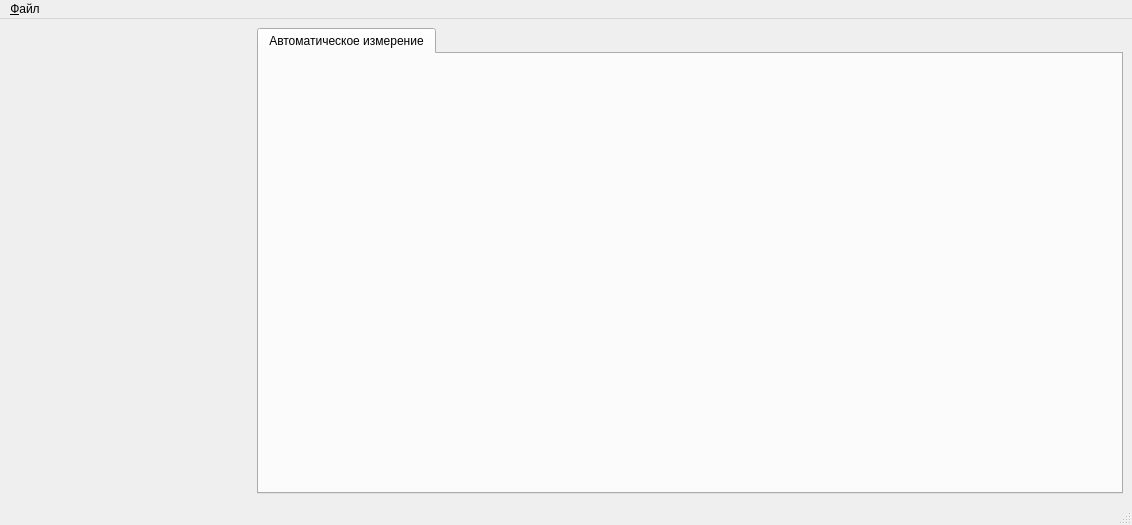
<?xml version="1.0" encoding="UTF-8"?>
<ui version="4.0">
 <class>MainWindow</class>
 <widget class="QMainWindow" name="MainWindow">
  <property name="geometry">
   <rect>
    <x>0</x>
    <y>0</y>
    <width>1132</width>
    <height>525</height>
   </rect>
  </property>
  <property name="windowTitle">
   <string>Измерение параметров умножителей</string>
  </property>
  <widget class="QWidget" name="centralwidget">
   <layout class="QHBoxLayout" name="horizontalLayout" stretch="2,7">
    <item>
     <layout class="QVBoxLayout" name="layInstrs">
      <property name="spacing">
       <number>0</number>
      </property>
      <item>
       <spacer name="verticalSpacer">
        <property name="orientation">
         <enum>Qt::Vertical</enum>
        </property>
        <property name="sizeHint" stdset="0">
         <size>
          <width>20</width>
          <height>40</height>
         </size>
        </property>
       </spacer>
      </item>
     </layout>
    </item>
    <item>
     <widget class="QTabWidget" name="tabWidget">
      <property name="currentIndex">
       <number>0</number>
      </property>
      <widget class="QWidget" name="tabAuto">
       <attribute name="title">
        <string>Автоматическое измерение</string>
       </attribute>
       <layout class="QVBoxLayout" name="verticalLayout">
        <item>
         <widget class="QLabel" name="label">
          <property name="text">
           <string/>
          </property>
          <property name="pixmap">
           <pixmap>../../../1446408876150938651.jpg</pixmap>
          </property>
         </widget>
        </item>
       </layout>
      </widget>
     </widget>
    </item>
   </layout>
  </widget>
  <widget class="QMenuBar" name="menubar">
   <property name="geometry">
    <rect>
     <x>0</x>
     <y>0</y>
     <width>1132</width>
     <height>21</height>
    </rect>
   </property>
   <widget class="QMenu" name="menu">
    <property name="title">
     <string>&amp;Файл</string>
    </property>
    <addaction name="actExit"/>
   </widget>
   <addaction name="menu"/>
  </widget>
  <widget class="QStatusBar" name="statusbar"/>
  <action name="actExit">
   <property name="text">
    <string>Выход</string>
   </property>
   <property name="toolTip">
    <string>Выйти из приложения</string>
   </property>
   <property name="statusTip">
    <string>Выйти из приложения</string>
   </property>
  </action>
 </widget>
 <resources/>
 <connections>
  <connection>
   <sender>actExit</sender>
   <signal>triggered()</signal>
   <receiver>MainWindow</receiver>
   <slot>close()</slot>
   <hints>
    <hint type="sourcelabel">
     <x>-1</x>
     <y>-1</y>
    </hint>
    <hint type="destinationlabel">
     <x>361</x>
     <y>238</y>
    </hint>
   </hints>
  </connection>
 </connections>
</ui>
